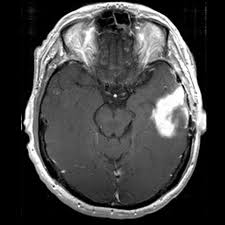
%> input picture Benign/10.jpg, 225 x 225 px
$ octave MorphologicalOperation.m   (GNU Octave 9; MATLAB toolbox functions it lacks are replaced by stand-ins)
%> lines starting %> are read from the running program, lines starting %| are printed output that depends on the picture; in (x1, y1, x2, y2) boxes, pixels count from 0 and x2, y2 are one past the last pixel; in counts of white or black regions, pixels touching at a corner belong together; the program's own positions count from 1
[I,path] = uigetfile('*.jpg','select a input image');
%> the answer given: Benign/10.jpg
str=strcat(path,I);
im =imread(str);
%> im is the input picture: size 225x225x3 uint8; min 0, max 255, mean 66.8

bw = im2bw(im,0.7);
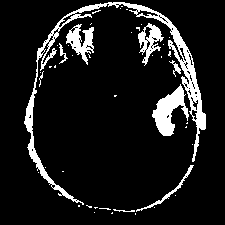
%> bw: size 225x225 logical; 10.5% white; 45 white regions (36 under 20 px), largest, box (x1, y1, x2, y2) and area: (24, 2, 206, 205) 2930, (152, 84, 189, 136) 889, (66, 24, 94, 65) 533
label = bwlabel(bw);
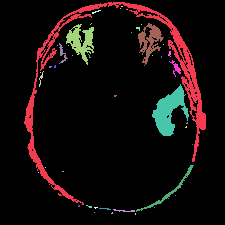
%> label: size 225x225 double; 46 distinct labels, from 0 to 45; one colour per label, 0 black
stats = regionprops(label,'Solidity','Area');
%> stats = 45 regions; largest, Area and Solidity: 2930 0.103, 889 0.696, 533 0.658, 456 0.619, 205 0.32
density =[stats.Solidity];
%> density = 45 values, max 1 at index 2, min 0.103 at index 1, mean 0.866
area=[stats.Area];
%> area = 45 values, max 2930 at index 1, min 1 at index 2, mean 118.1

high_dense_area=density>0.5;
%> high_dense_area = 45 logical values, 43 true
max_area = max(area(high_dense_area));
%> max_area = 889
tumor_label=find(area==max_area);
%> tumor_label = 35

tumor=ismember(label,tumor_label);
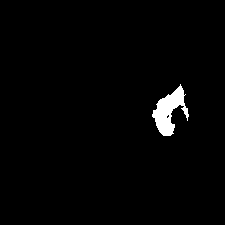
%> tumor: size 225x225 logical; 1.8% white; 1 white region, box (x1, y1, x2, y2) and area: (152, 84, 189, 136) 889
se=strel('square',5);
tumor=imdilate(tumor,se);
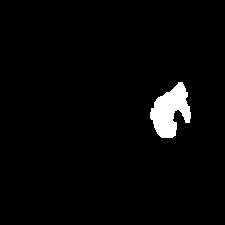
%> tumor: size 225x225 logical; 2.7% white; 1 white region, box (x1, y1, x2, y2) and area: (150, 82, 191, 138) 1366
imshow(im,[]);
[B,L]=bwboundaries(tumor,'noholes');
%> B = 1 boundary; box (x1, y1, x2, y2) and points: (150, 82, 191, 138) 172
imshow(im,[]);
hold on
for i=1:length(B)
    plot(B{i}(:,2),B{i}(:,1), 'y' ,'linewidth',3.45);
end
%> this loop made 1 pass
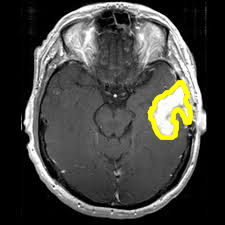
%> figure redrawn from the program's plot data

hold off

$ run again, on Benign/3.jpg
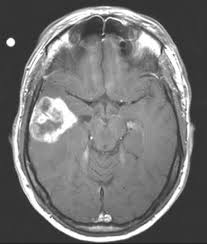
%> input picture Benign/3.jpg, 207 x 244 px
%> im is the input picture: size 244x207x3 uint8; min 22, max 255, mean 114.5
%> bw: size 244x207 logical; 10.9% white; 65 white regions (53 under 20 px), largest, box (x1, y1, x2, y2) and area: (13, 6, 192, 242) 3268, (30, 97, 78, 143) 1119, (135, 31, 161, 57) 363
%> `label = bwlabel(bw);`:
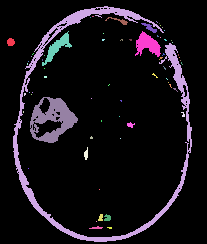
%> label: size 244x207 double; 66 distinct labels, from 0 to 65; one colour per label, 0 black
%> stats = 65 regions; largest, Area and Solidity: 3268 0.0964, 1119 0.695, 363 0.732, 298 0.658, 62 0.765
%> density = 65 values, max 1 at index 3, min 0.0964 at index 2, mean 0.912
%> area = 65 values, max 3268 at index 2, min 1 at index 6, mean 84.78
%> high_dense_area = 65 logical values, 63 true
%> max_area = 1119
%> tumor_label = 9
%> L: size 244x207 double; values 0 (black) and 1 (white), 3.6% white; 1 white region, box (x1, y1, x2, y2) and area: (28, 95, 80, 145) 1821
%> B = 1 boundary; box (x1, y1, x2, y2) and points: (28, 95, 80, 145) 150
%> the loop `for i=1:length(B)` made 1 pass
%> after the loop `for i=1:length(B)`:
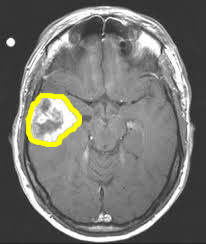
%> figure redrawn from the program's plot data

$ run again, on Benign/8.jpg
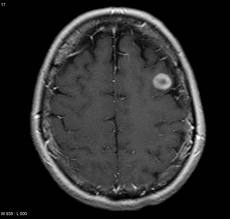
%> input picture Benign/8.jpg, 230 x 219 px
%> im is the input picture: size 219x230x3 uint8; min 0, max 255, mean 44.9
%> bw: size 219x230 logical; 2.2% white in thin lines or dots, all inside (x1, y1, x2, y2) = (34, 9, 204, 204)
%> `label = bwlabel(bw);`:
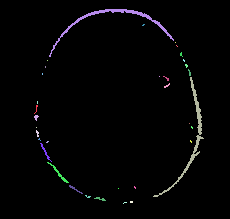
%> label: size 219x230 double; 35 distinct labels, from 0 to 34; one colour per label, 0 black
%> stats = 34 regions; largest, Area and Solidity: 408 0.109, 408 0.154, 62 0.66, 38 0.623, 27 0.692
%> density = 34 values, max 1 at index 3, min 0.109 at index 13, mean 0.83
%> area = 34 values, max 408 at index 13, min 1 at index 3, mean 32.91
%> high_dense_area = 34 logical values, 32 true
%> max_area = 62
%> tumor_label = 12
%> L: size 219x230 double; values 0 (black) and 1 (white), 0.5% white; 1 white region, box (x1, y1, x2, y2) and area: (45, 160, 71, 185) 250
%> B = 1 boundary; box (x1, y1, x2, y2) and points: (45, 160, 71, 185) 67
%> the loop `for i=1:length(B)` made 1 pass
%> after the loop `for i=1:length(B)`:
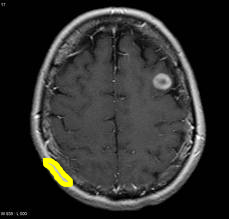
%> figure redrawn from the program's plot data
